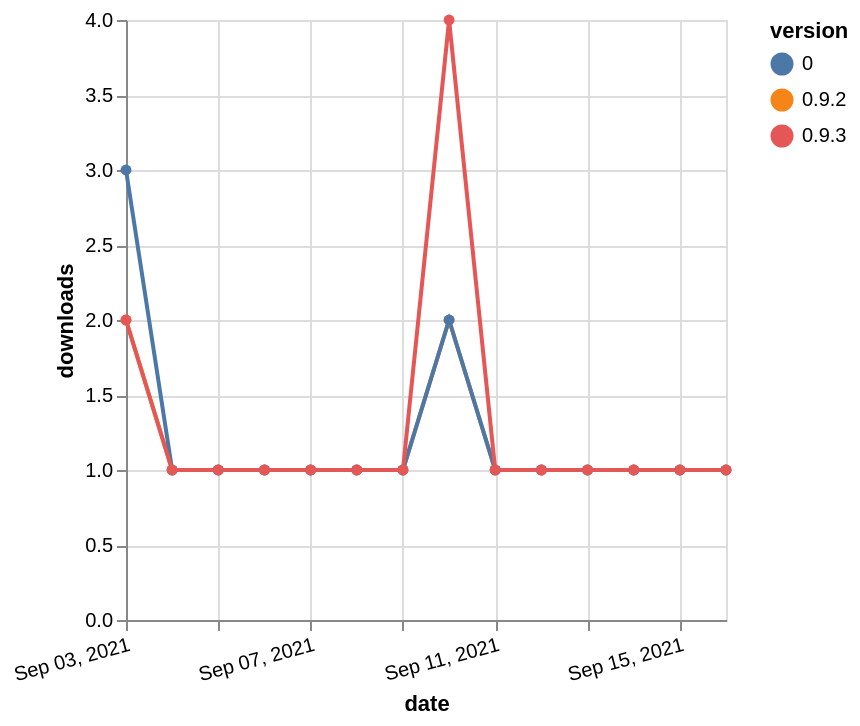

Vega-Lite specification for this chart:
### Vega-Lite specification from a JSON file in a GitHub repository (floating-point values rounded to 4 significant figures)
{"$schema": "https://vega.github.io/schema/vega-lite/v5.json", "description": "A simple bar chart with embedded data.", "data": {"values": [{"date": "2021-09-03", "total": 113, "delta": 2, "version": "0.9.2"}, {"date": "2021-09-04", "total": 114, "delta": 1, "version": "0.9.2"}, {"date": "2021-09-05", "total": 115, "delta": 1, "version": "0.9.2"}, {"date": "2021-09-06", "total": 116, "delta": 1, "version": "0.9.2"}, {"date": "2021-09-07", "total": 117, "delta": 1, "version": "0.9.2"}, {"date": "2021-09-08", "total": 118, "delta": 1, "version": "0.9.2"}, {"date": "2021-09-09", "total": 119, "delta": 1, "version": "0.9.2"}, {"date": "2021-09-10", "total": 121, "delta": 2, "version": "0.9.2"}, {"date": "2021-09-11", "total": 122, "delta": 1, "version": "0.9.2"}, {"date": "2021-09-12", "total": 123, "delta": 1, "version": "0.9.2"}, {"date": "2021-09-13", "total": 124, "delta": 1, "version": "0.9.2"}, {"date": "2021-09-14", "total": 125, "delta": 1, "version": "0.9.2"}, {"date": "2021-09-15", "total": 126, "delta": 1, "version": "0.9.2"}, {"date": "2021-09-16", "total": 127, "delta": 1, "version": "0.9.2"}, {"date": "2021-09-03", "total": 122, "delta": 3, "version": "0"}, {"date": "2021-09-04", "total": 123, "delta": 1, "version": "0"}, {"date": "2021-09-05", "total": 124, "delta": 1, "version": "0"}, {"date": "2021-09-06", "total": 125, "delta": 1, "version": "0"}, {"date": "2021-09-07", "total": 126, "delta": 1, "version": "0"}, {"date": "2021-09-08", "total": 127, "delta": 1, "version": "0"}, {"date": "2021-09-09", "total": 128, "delta": 1, "version": "0"}, {"date": "2021-09-10", "total": 130, "delta": 2, "version": "0"}, {"date": "2021-09-11", "total": 131, "delta": 1, "version": "0"}, {"date": "2021-09-12", "total": 132, "delta": 1, "version": "0"}, {"date": "2021-09-13", "total": 133, "delta": 1, "version": "0"}, {"date": "2021-09-14", "total": 134, "delta": 1, "version": "0"}, {"date": "2021-09-15", "total": 135, "delta": 1, "version": "0"}, {"date": "2021-09-16", "total": 136, "delta": 1, "version": "0"}, {"date": "2021-09-03", "total": 161, "delta": 2, "version": "0.9.3"}, {"date": "2021-09-04", "total": 162, "delta": 1, "version": "0.9.3"}, {"date": "2021-09-05", "total": 163, "delta": 1, "version": "0.9.3"}, {"date": "2021-09-06", "total": 164, "delta": 1, "version": "0.9.3"}, {"date": "2021-09-07", "total": 165, "delta": 1, "version": "0.9.3"}, {"date": "2021-09-08", "total": 166, "delta": 1, "version": "0.9.3"}, {"date": "2021-09-09", "total": 167, "delta": 1, "version": "0.9.3"}, {"date": "2021-09-10", "total": 171, "delta": 4, "version": "0.9.3"}, {"date": "2021-09-11", "total": 172, "delta": 1, "version": "0.9.3"}, {"date": "2021-09-12", "total": 173, "delta": 1, "version": "0.9.3"}, {"date": "2021-09-13", "total": 174, "delta": 1, "version": "0.9.3"}, {"date": "2021-09-14", "total": 175, "delta": 1, "version": "0.9.3"}, {"date": "2021-09-15", "total": 176, "delta": 1, "version": "0.9.3"}, {"date": "2021-09-16", "total": 177, "delta": 1, "version": "0.9.3"}]}, "width": "container", "mark": {"type": "line", "point": {"filled": true}}, "encoding": {"x": {"field": "date", "type": "temporal", "timeUnit": "yearmonthdate", "title": "date", "axis": {"labelAngle": -15}}, "y": {"field": "delta", "type": "quantitative", "title": "downloads"}, "color": {"field": "version", "type": "nominal"}, "tooltip": {"field": "delta"}}}
